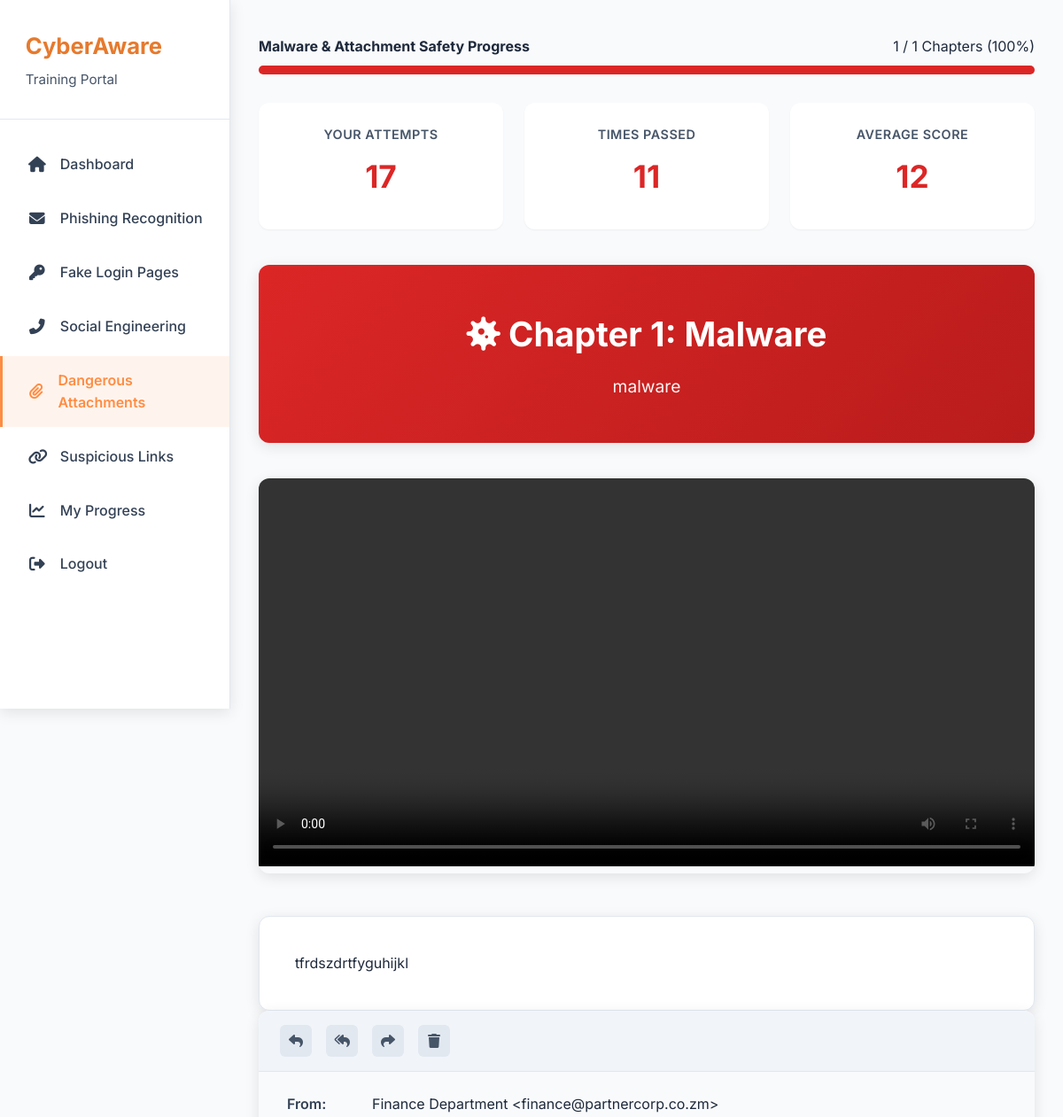
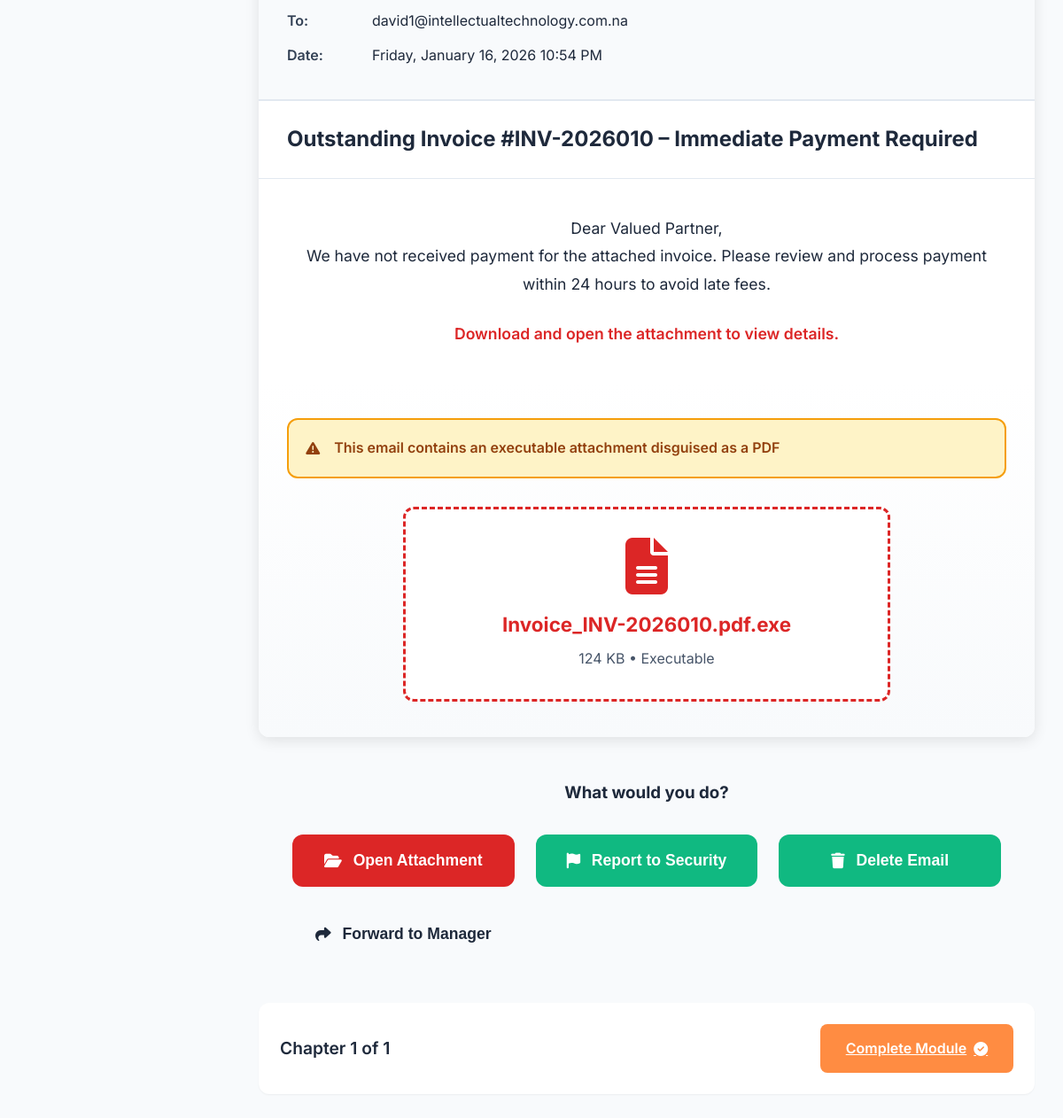
The app's page /trainee/modules/attachments.php (signed in) with its own data (2 pictures, top to bottom).
### tables this page shows
CREATE TABLE `training_modules` (
  `id` int(11) NOT NULL,
  `code` varchar(30) NOT NULL,
  `title` varchar(150) NOT NULL,
  `description` text DEFAULT NULL,
  `category` varchar(50) DEFAULT NULL,
  `difficulty` tinyint(3) UNSIGNED DEFAULT 3,
  `estimated_minutes` smallint(6) DEFAULT 5,
  `is_active` tinyint(1) DEFAULT 1,
  `created_at` datetime DEFAULT current_timestamp(),
  `updated_at` datetime DEFAULT current_timestamp(),
  `video_path` varchar(255) DEFAULT NULL,
  `content_html` mediumtext DEFAULT NULL
);

CREATE TABLE `module_chapters` (
  `id` int(11) NOT NULL,
  `module_id` int(11) NOT NULL,
  `chapter_number` int(11) NOT NULL,
  `title` varchar(255) NOT NULL,
  `description` text DEFAULT NULL,
  `content_html` mediumtext DEFAULT NULL,
  `video_path` varchar(255) DEFAULT NULL,
  `created_at` datetime DEFAULT current_timestamp(),
  `updated_at` datetime DEFAULT current_timestamp() ON UPDATE current_timestamp()
);

CREATE TABLE `users` (
  `id` int(11) NOT NULL,
  `username` varchar(100) NOT NULL,
  `password_hash` varchar(255) NOT NULL,
  `full_name` varchar(150) DEFAULT NULL,
  `email` varchar(150) DEFAULT NULL,
  `role` enum('trainee','admin','manager','compliance') NOT NULL DEFAULT 'trainee',
  `department_id` int(11) DEFAULT NULL,
  `is_active` tinyint(1) DEFAULT 1,
  `created_at` datetime DEFAULT current_timestamp(),
  `last_login` datetime DEFAULT NULL,
  `failed_login_attempts` int(11) DEFAULT 0,
  `password_changed_at` datetime DEFAULT NULL
);

### trainee/modules/attachments.php (the view, shortened to what this page needs)
<?php
$pdo = getDBConnection();
$user_id = $_SESSION['user_id'];
$stmt = $pdo->prepare("SELECT id, username, full_name, email FROM users WHERE id = ?");
$stmt->execute([$user_id]);
$user = $stmt->fetch(PDO::FETCH_ASSOC);
$user_email = $user['email'] ?? ($user['username'] . '@company.com');
$module_id = 4;
$stmt = $pdo->prepare("SELECT title, description FROM training_modules WHERE id = ?");
$stmt->execute([$module_id]);
$module = $stmt->fetch(PDO::FETCH_ASSOC);
$module_title = $module['title'] ?? 'Dangerous Attachments & Malware Simulation';
$stmt = $pdo->prepare("
    SELECT id, chapter_number, title, description, content_html, video_path
    FROM module_chapters
    WHERE module_id = ?
    ORDER BY chapter_number
");
$stmt->execute([$module_id]);
$all_chapters = $stmt->fetchAll(PDO::FETCH_ASSOC);
$total_chapters = count($all_chapters);
$current_chapter_num = max(1, min($total_chapters, (int)($_GET['chapter'] ?? 1)));
$current_chapter = null;
foreach ($all_chapters as $ch) {
    if ($ch['chapter_number'] == $current_chapter_num) {
        $current_chapter = $ch;
        break;
    }
}
$chapter_id = $current_chapter['id'];
$video_path = $current_chapter['video_path'] ?? null;
$chapter_content = $current_chapter['content_html'] ?? '';
$stmt = $pdo->prepare("
    SELECT completed_at, watched_seconds
    FROM user_chapter_progress
    WHERE user_id = ? AND chapter_id = ?
");
$stmt->execute([$user_id, $chapter_id]);
$progress = $stmt->fetch(PDO::FETCH_ASSOC);
if (!$progress) {
    $stmt = $pdo->prepare("
        INSERT INTO user_chapter_progress (user_id, chapter_id, watched_seconds, completed_at)
        VALUES (?, ?, 0, NULL)
    ");
    $stmt->execute([$user_id, $chapter_id]);
    $is_video_complete = false;
    $is_activity_complete = false;
} else {
    $is_video_complete = ($progress['watched_seconds'] == -1);
    $is_activity_complete = ($progress['completed_at'] !== null);
}
if (isset($_SESSION['current_attachment_session'])) {
    $session_id = $_SESSION['current_attachment_session'];
    $stmt = $pdo->prepare("SELECT completed_at FROM training_sessions WHERE id = ?");
    $stmt->execute([$session_id]);
    $session_completed = $stmt->fetchColumn();
    $next_enabled = $is_video_complete && $is_activity_complete;
    if ($session_completed === null && $current_chapter_num === $total_chapters && $next_enabled) {
        $stmt = $pdo->prepare("
            UPDATE training_sessions
            SET completed_at = NOW(),
                duration_seconds = TIMESTAMPDIFF(SECOND, started_at, NOW()),
                passed = 1
            WHERE id = ?
        ");
        $stmt->execute([$session_id]);
        unset($_SESSION['current_attachment_session']);
    }
} else {
    $next_enabled = $is_video_complete && $is_activity_complete;
}
$stmt = $pdo->prepare("
    SELECT COUNT(*)
    FROM user_chapter_progress ucp
    JOIN module_chapters mc ON ucp.chapter_id = mc.id
    WHERE ucp.user_id = ? AND mc.module_id = ? AND ucp.watched_seconds = -1 AND ucp.completed_at IS NOT NULL
");
$stmt->execute([$user_id, $module_id]);
$completed_chapters = (int)$stmt->fetchColumn();
$module_progress = $total_chapters > 0 ? round(($completed_chapters / $total_chapters) * 100) : 0;
$stmt = $pdo->prepare("
    SELECT
        COUNT(*) as attempts,
        AVG(final_score) as avg_score,
        SUM(CASE WHEN passed = 1 THEN 1 ELSE 0 END) as passed_count
    FROM training_sessions
    WHERE user_id = ? AND module_id = ?
");
$stmt->execute([$user_id, $module_id]);
$module_stats = $stmt->fetch(PDO::FETCH_ASSOC) ?: ['attempts' => 0, 'avg_score' => 0, 'passed_count' => 0];
$module_attempts = (int)$module_stats['attempts'];
$module_passed = (int)$module_stats['passed_count'];
$module_avg = round((float)$module_stats['avg_score']);
$scenarios = [
    1 => ['name' => 'Invoice_INV-2026010.pdf.exe', 'size' => '124 KB', 'type' => 'Executable', 'warning' => 'This email contains an executable attachment disguised as a PDF'],
    2 => ['name' => 'HR_Update.docm', 'size' => '89 KB', 'type' => 'Macro-enabled Document', 'warning' => 'This email contains a macro-enabled document that can run malicious code'],
    3 => ['name' => 'Software_Update.zip', 'size' => '2.3 MB', 'type' => 'Archive', 'warning' => 'This email contains an archive that may contain hidden executables'],
];
$scenario = $scenarios[$current_chapter_num] ?? $scenarios[1];
?>
<!DOCTYPE html>
<html lang="en">
<head>
    <link rel="stylesheet" href="https://cdnjs.cloudflare.com/ajax/libs/font-awesome/6.5.0/css/all.min.css">
</head>
<body>
<?php include '../trainee-sidebar.php'; ?>
<div class="main-content">
    <div class="container">
        <div class="module-progress">
            <div style="display:flex; justify-content:space-between; align-items:center; margin-bottom:0.5rem;">
                <strong><?= htmlspecialchars($module_title) ?> Progress</strong>
                <span><?= $completed_chapters ?> / <?= $total_chapters ?> Chapters (<?= $module_progress ?>%)</span>
            </div>
            <div class="progress-bar">
                <div class="progress-fill"></div>
            </div>
        </div>
        <div class="stats-bar">
            <div class="stat-card">
                <div class="stat-label">Your Attempts</div>
                <div class="stat-value"><?= $module_attempts ?></div>
            </div>
            <div class="stat-card">
                <div class="stat-label">Times Passed</div>
                <div class="stat-value"><?= $module_passed ?></div>
            </div>
            <div class="stat-card">
                <div class="stat-label">Average Score</div>
                <div class="stat-value"><?= $module_avg ?></div>
            </div>
        </div>
        <div class="page-header">
            <h2><i class="fas fa-virus"></i> Chapter <?= $current_chapter_num ?>: <?= htmlspecialchars($current_chapter['title']) ?></h2>
            <?php if ($current_chapter['description']): ?>
            <p><?= htmlspecialchars($current_chapter['description']) ?></p>
            <?php endif; ?>
        </div>
        <?php if ($video_path): ?>
        <div class="video-intro">
            <video id="chapterVideo" controls controlsList="nodownload">
                <source src="../../<?= htmlspecialchars($video_path) ?>" type="video/mp4">
            </video>
        </div>
        <?php endif; ?>
        <?php if ($chapter_content): ?>
        <div class="dynamic-content">
            <?= $chapter_content ?>
        </div>
        <?php endif; ?>
        <div class="email-wrapper">
            <div class="email-toolbar">
                <div class="email-toolbar-icon"><i class="fas fa-reply"></i></div>
                <div class="email-toolbar-icon"><i class="fas fa-reply-all"></i></div>
                <div class="email-toolbar-icon"><i class="fas fa-share"></i></div>
                <div class="email-toolbar-icon"><i class="fas fa-trash"></i></div>
            </div>
            <div class="email-header">
                <div class="email-header-row">
                    <span class="email-header-label">From:</span>
                    <span>Finance Department &lt;finance@partnercorp.co.zm&gt;</span>
                </div>
                <div class="email-header-row">
                    <span class="email-header-label">To:</span>
                    <span><?= htmlspecialchars($user_email) ?></span>
                </div>
                <div class="email-header-row">
                    <span class="email-header-label">Date:</span>
                    <span><?= date('l, F j, Y g:i A') ?></span>
                </div>
            </div>
            <div class="email-subject">
                Outstanding Invoice #INV-2026010 – Immediate Payment Required
            </div>
            <div class="email-body">
                <p>Dear Valued Partner,</p>
                <p>We have not received payment for the attached invoice. Please review and process payment within 24 hours to avoid late fees.</p>
                <p style="margin-top:1.5rem; font-weight:600; color:var(--danger);">Download and open the attachment to view details.</p>
            </div>
            <div class="attachment-section">
                <div class="attachment-warning-banner">
                    <i class="fas fa-exclamation-triangle"></i>
                    <p><?= $scenario['warning'] ?></p>
                </div>
                <div class="attachment-item">
                    <i class="fas fa-file-alt attachment-icon"></i>
                    <div>
                        <div class="attachment-name"><?= htmlspecialchars($scenario['name']) ?></div>
                        <div class="attachment-size"><?= $scenario['size'] ?> • <?= $scenario['type'] ?></div>
                    </div>
                </div>
            </div>
        </div>
        <div class="action-section">
            <h3>What would you do?</h3>
            <form method="POST" class="simulation-buttons">
                <button type="submit" name="action" value="open" class="btn btn-danger">
                    <i class="fas fa-folder-open"></i> Open Attachment
                </button>
                <button type="submit" name="action" value="report" class="btn btn-safe">
                    <i class="fas fa-flag"></i> Report to Security
                </button>
                <button type="submit" name="action" value="delete" class="btn btn-safe">
                    <i class="fas fa-trash"></i> Delete Email
                </button>
                <button type="submit" name="action" value="forward" class="btn btn-neutral">
                    <i class="fas fa-share"></i> Forward to Manager
                </button>
            </form>
        </div>
        <div class="chapter-nav">
            <div class="chapter-info">
                Chapter <?= $current_chapter_num ?> of <?= $total_chapters ?>
            </div>
            <div>
                <?php if ($current_chapter_num < $total_chapters): ?>
                <a href="?chapter=<?= $current_chapter_num + 1 ?>"
                   class="nav-btn <?= $next_enabled ? 'enabled' : '' ?>">
                    Next Chapter <i class="fas fa-arrow-right"></i>
                </a>
                <?php else: ?>
                <a href="../dashboard.php"
                   class="nav-btn <?= $next_enabled ? 'enabled' : '' ?>">
                    Complete Module <i class="fas fa-check-circle"></i>
                </a>
                <?php endif; ?>
            </div>
        </div>
    </div>
</div>
</body>
</html>

### trainee/trainee-sidebar.php (style rules this page uses)
:root { --primary: #FF8C42; --primary-dark: #E67A2E; --primary-light: #FFF4ED; --gray-50: #f8fafc; --gray-100: #f1f5f9; --gray-200: #e2e8f0; --gray-600: #475569; --gray-700: #334155; --gray-800: #1e293b; --sidebar-width: 260px; --shadow-md: 0 4px 16px rgba(0,0,0,0.1); --radius: 12px; }

### records on screen
training_modules: title "Malware & Attachment Safety"
module_chapters: title "Malware", description "malware", content_html "tfrdszdrtfyguhijkl"
users: email "david1@intellectualtechnology.com.na"

### other values on screen
$completed_chapters "1"
$total_chapters "1"
$module_progress "100"
$module_attempts "17"
$module_passed "11"
$module_avg "12"
$current_chapter_num "1"
$scenario['warning'] "This email contains an executable attachment disguised as a PDF"
$scenario['name'] "Invoice_INV-2026010.pdf.exe"
$scenario['size'] "124 KB"
$scenario['type'] "Executable"
